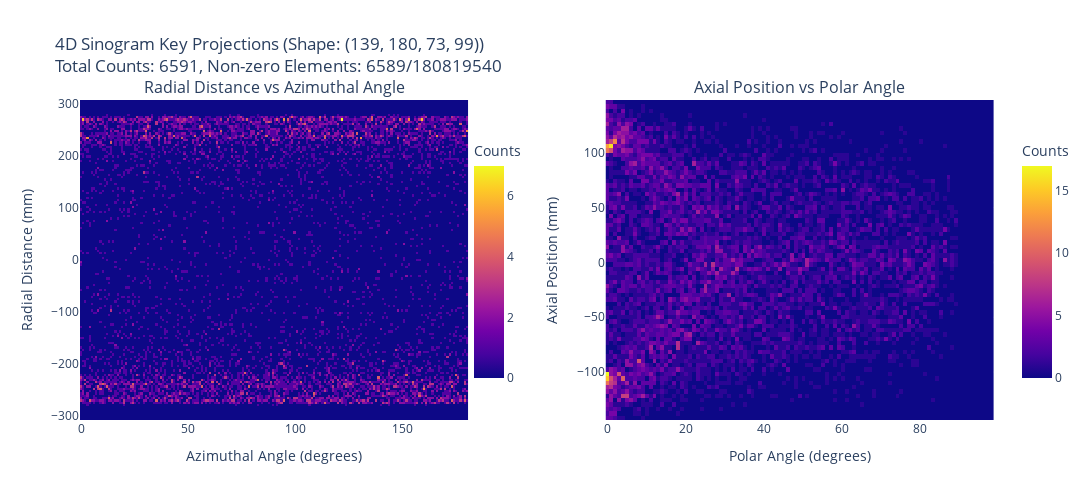

The code cell stored with this chart in its notebook:
### Code cell


### Figure 1 — Plotly figure (JSON) as saved in the notebook; plotly's stock layout.template omitted (floating-point values rounded to 4 significant figures; data arrays with more than 128 entries replaced by an {"elided": "..."} marker saying what was removed)
{"data": [{"colorbar": {"len": 0.8, "title": {"text": "Counts"}, "x": 0.42}, "hovertemplate": "<b>Azimuthal Angle: %{x:.1f}°</b><br><b>Radial Distance: %{y:.1f} mm</b><br><b>Count: %{z:.3f}</b><extra></extra>", "showscale": true, "type": "heatmap", "x": {"elided": "180 float values"}, "xaxis": "x", "y": {"elided": "139 float values"}, "yaxis": "y", "z": {"elided": "139x180 float values"}}, {"colorbar": {"len": 0.8, "title": {"text": "Counts"}, "x": 1.02}, "hovertemplate": "<b>Polar Angle: %{x:.1f}°</b><br><b>Axial Position: %{y:.1f} mm</b><br><b>Count: %{z:.3f}</b><extra></extra>", "showscale": true, "type": "heatmap", "x": [0.0, 1.003, 2.006, 3.009, 4.012, 5.015, 6.018, 7.021, 8.024, 9.027, 10.03, 11.03, 12.04, 13.04, 14.04, 15.04, 16.05, 17.05, 18.05, 19.06, 20.06, 21.06, 22.07, 23.07, 24.07, 25.07, 26.08, 27.08, 28.08, 29.09, 30.09, 31.09, 32.1, 33.1, 34.1, 35.1, 36.11, 37.11, 38.11, 39.12, 40.12, 41.12, 42.13, 43.13, 44.13, 45.13, 46.14, 47.14, 48.14, 49.15, 50.15, 51.15, 52.16, 53.16, 54.16, 55.16, 56.17, 57.17, 58.17, 59.18, 60.18, 61.18, 62.19, 63.19, 64.19, 65.19, 66.2, 67.2, 68.2, 69.21, 70.21, 71.21, 72.22, 73.22, 74.22, 75.22, 76.23, 77.23, 78.23, 79.24, 80.24, 81.24, 82.25, 83.25, 84.25, 85.25, 86.26, 87.26, 88.26, 89.27, 90.27, 91.27, 92.27, 93.28, 94.28, 95.28, 96.29, 97.29, 98.29], "xaxis": "x2", "y": [-141.7, -137.7, -133.7, -129.7, -125.7, -121.7, -117.7, -113.7, -109.7, -105.7, -101.7, -97.71, -93.72, -89.72, -85.72, -81.72, -77.72, -73.72, -69.72, -65.72, -61.72, -57.73, -53.73, -49.73, -45.73, -41.73, -37.73, -33.73, -29.73, -25.73, -21.74, -17.74, -13.74, -9.739, -5.741, -1.742, 2.257, 6.256, 10.25, 14.25, 18.25, 22.25, 26.25, 30.25, 34.25, 38.25, 42.25, 46.24, 50.24, 54.24, 58.24, 62.24, 66.24, 70.24, 74.24, 78.24, 82.23, 86.23, 90.23, 94.23, 98.23, 102.2, 106.2, 110.2, 114.2, 118.2, 122.2, 126.2, 130.2, 134.2, 138.2, 142.2, 146.2], "yaxis": "y2", "z": {"elided": "73x99 float values"}}], "layout": {"annotations": [{"font": {"size": 16}, "showarrow": false, "text": "Radial Distance vs Azimuthal Angle", "x": 0.2125, "xanchor": "center", "xref": "paper", "y": 1, "yanchor": "bottom", "yref": "paper"}, {"font": {"size": 16}, "showarrow": false, "text": "Axial Position vs Polar Angle", "x": 0.7875, "xanchor": "center", "xref": "paper", "y": 1, "yanchor": "bottom", "yref": "paper"}], "font": {"size": 12}, "height": 500, "title": {"text": "4D Sinogram Key Projections (Shape: (139, 180, 73, 99))<br>Total Counts: 6591, Non-zero Elements: 6589/180819540"}, "width": 1200, "xaxis": {"anchor": "y", "domain": [0, 0.425], "title": {"text": "Azimuthal Angle (degrees)"}}, "xaxis2": {"anchor": "y2", "domain": [0.575, 1], "title": {"text": "Polar Angle (degrees)"}}, "yaxis": {"anchor": "x", "domain": [0, 1], "title": {"text": "Radial Distance (mm)"}}, "yaxis2": {"anchor": "x2", "domain": [0, 1], "title": {"text": "Axial Position (mm)"}}}}
